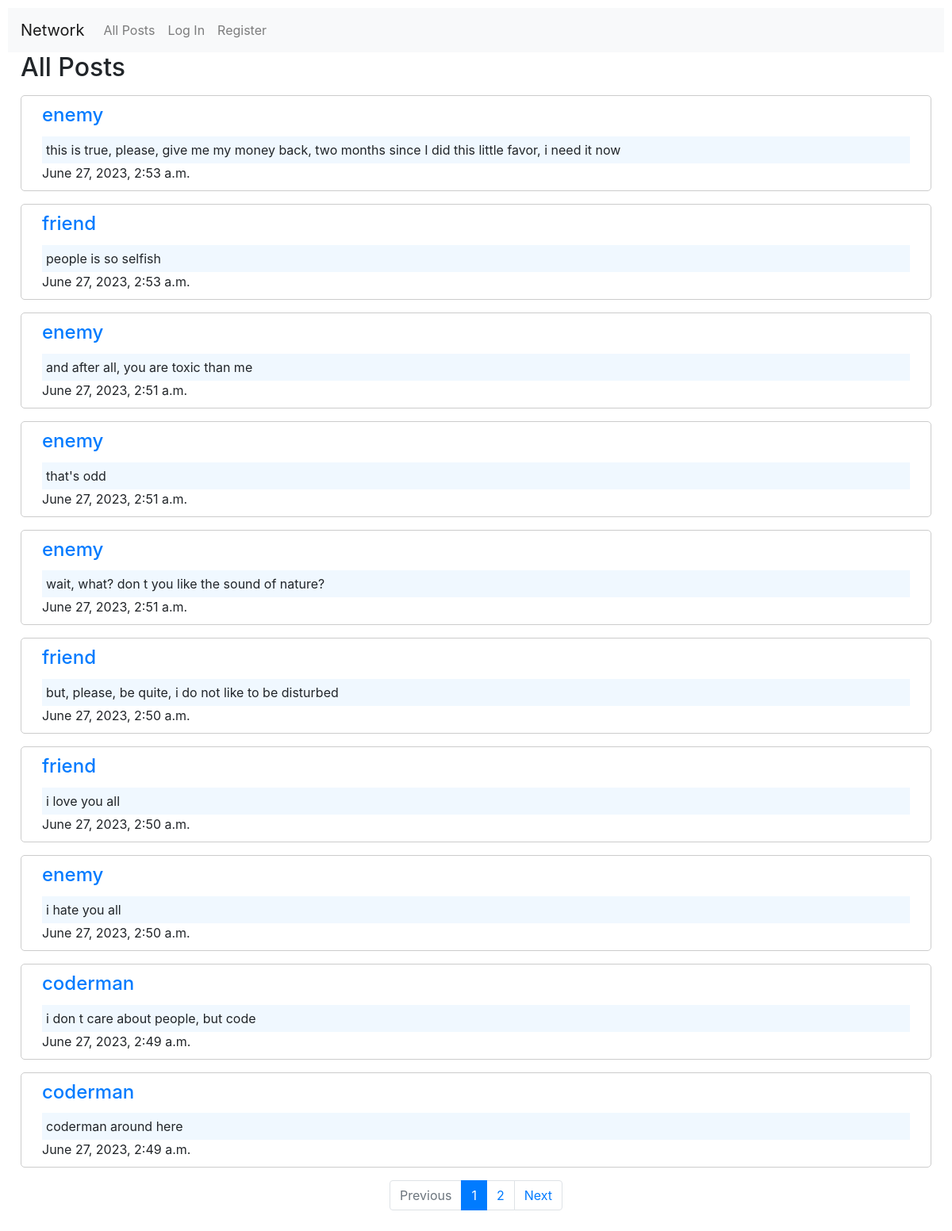
The app's page /, older data.
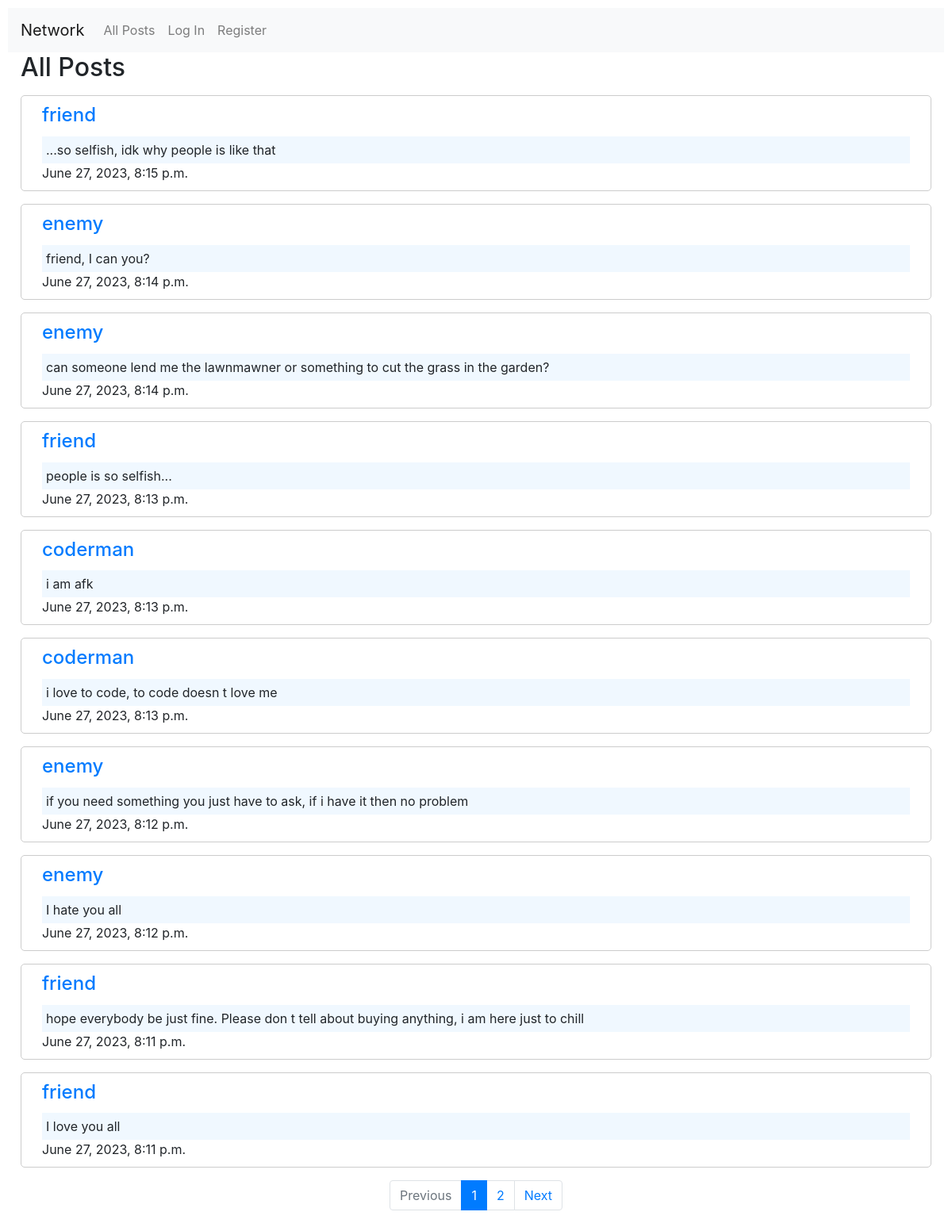
The same page, newer data.
### network/models.py (models this page shows)
class Post(models.Model):
    user = models.ForeignKey(
        User, on_delete=models.CASCADE, default=None, related_name="post"
    )
    created_at = models.DateTimeField(default=timezone.now)
    text = models.TextField(default="")

class User(AbstractUser):
    pass

### network/views.py (the view)
# urls.py: path("", views.index, name="index"),
def index(request):
    allPosts = Post.objects.all().order_by("-created_at")
    paginator = Paginator(allPosts, 10)
    page_number = request.GET.get("page")
    page_obj = paginator.get_page(page_number)
    return render(request, "network/index.html", {"page_obj": page_obj})

### network/templates/network/index.html (shortened to what this page needs)
{% extends "network/layout.html" %}
{% block body %}
<h2 class="ml-3">All Posts</h2>
<div>
    {% for post in page_obj%}
    <div class="card-body new-post mt-3">
        <a class="user-link" href="{% url 'profile' post.user %}">
            <h4 class=" card-title ml-3">{{post.user}}</h4>
        </a>
        <p class="card-text ml-3 mr-3 text">{{post.text}}</p>
        <p class="card-text ml-3">{{post.created_at}}</p>
    </div>
    {% endfor %}
    {% include 'network/pagination.html' %}
</div>
{% endblock %}

Row changes from the older to the newer data that the page shows:
removed Post: user "enemy", text "this is true, please, give me my money back, two months since I did this little favor, i need it now", created_at "June 27, 2023, 2:53 a.m."
removed Post: user "friend", text "people is so selfish", created_at "June 27, 2023, 2:53 a.m."
removed Post: user "enemy", text "and after all, you are toxic than me", created_at "June 27, 2023, 2:51 a.m."
removed Post: user "enemy", text "that's odd", created_at "June 27, 2023, 2:51 a.m."
removed Post: user "enemy", text "wait, what? don t you like the sound of nature?", created_at "June 27, 2023, 2:51 a.m."
removed Post: user "friend", text "but, please, be quite, i do not like to be disturbed", created_at "June 27, 2023, 2:50 a.m."
removed Post: user "friend", text "i love you all", created_at "June 27, 2023, 2:50 a.m."
removed Post: user "enemy", text "i hate you all", created_at "June 27, 2023, 2:50 a.m."
removed Post: user "coderman", text "i don t care about people, but code", created_at "June 27, 2023, 2:49 a.m."
removed Post: user "coderman", text "coderman around here", created_at "June 27, 2023, 2:49 a.m."
added Post: user "friend", text "...so selfish, idk why people is like that", created_at "June 27, 2023, 8:15 p.m."
added Post: user "enemy", text "friend, I can you?", created_at "June 27, 2023, 8:14 p.m."
added Post: user "enemy", text "can someone lend me the lawnmawner or something to cut the grass in the garden?", created_at "June 27, 2023, 8:14 p.m."
added Post: user "friend", text "people is so selfish...", created_at "June 27, 2023, 8:13 p.m."
added Post: user "coderman", text "i am afk", created_at "June 27, 2023, 8:13 p.m."
added Post: user "coderman", text "i love to code, to code doesn t love me", created_at "June 27, 2023, 8:13 p.m."
added Post: user "enemy", text "if you need something you just have to ask, if i have it then no problem", created_at "June 27, 2023, 8:12 p.m."
added Post: user "enemy", text "I hate you all", created_at "June 27, 2023, 8:12 p.m."
added Post: user "friend", text "hope everybody be just fine. Please don t tell about buying anything, i am here just to chill", created_at "June 27, 2023, 8:11 p.m."
added Post: user "friend", text "I love you all", created_at "June 27, 2023, 8:11 p.m."
